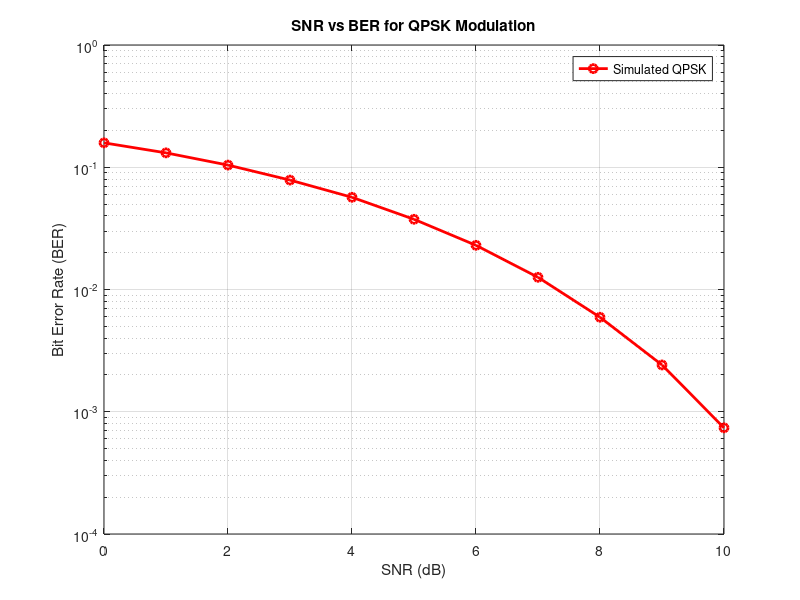

MATLAB code to generate this figure:
% MATLAB script to simulate QPSK modulation and plot SNR vs BER

clc; clear; close all; % Clear command window, variables, and close figures

% Define parameters
numBits = 10^6; % Number of bits
SNR_dB = 0:1:10; % SNR range in dB
BER = zeros(size(SNR_dB)); % Initialize BER array

% Step 1: Generate random binary data (0s and 1s)
dataBits = randi([0 1], 1, numBits); 

% Step 2: QPSK Modulation (Mapping bits to QPSK symbols)
% Group bits into pairs (I and Q)
dataBits = reshape(dataBits, 2, []); % Reshape into 2-bit symbols
I = 2*dataBits(1,:) - 1; % Convert first bit to +/-1
Q = 2*dataBits(2,:) - 1; % Convert second bit to +/-1
qpskSymbols = (I + 1j * Q) / sqrt(2); % Normalize power to unit energy

% Step 3: Simulate transmission for different SNR values
for i = 1:length(SNR_dB)
    % Step 3.1: Add AWGN noise based on current SNR
    receivedSymbols = awgn(qpskSymbols, SNR_dB(i), 'measured');
    
    % Step 3.2: QPSK Demodulation (Decision Rule)
    detected_I = real(receivedSymbols) > 0; % Detect in-phase component
    detected_Q = imag(receivedSymbols) > 0; % Detect quadrature component
    
    % Step 3.3: Convert detected I and Q back to bits
    detectedBits = [detected_I; detected_Q];
    detectedBits = detectedBits(:)'; % Convert back to a single bit stream
    
    % Step 3.4: Compute Bit Error Rate (BER)
    BER(i) = sum(detectedBits ~= dataBits(:)') / numBits; 
end

% Step 4: Plot the results
semilogy(SNR_dB, BER, 'ro-', 'LineWidth', 2);
grid on;
xlabel('SNR (dB)');
ylabel('Bit Error Rate (BER)');
title('SNR vs BER for QPSK Modulation');
legend('Simulated QPSK');

